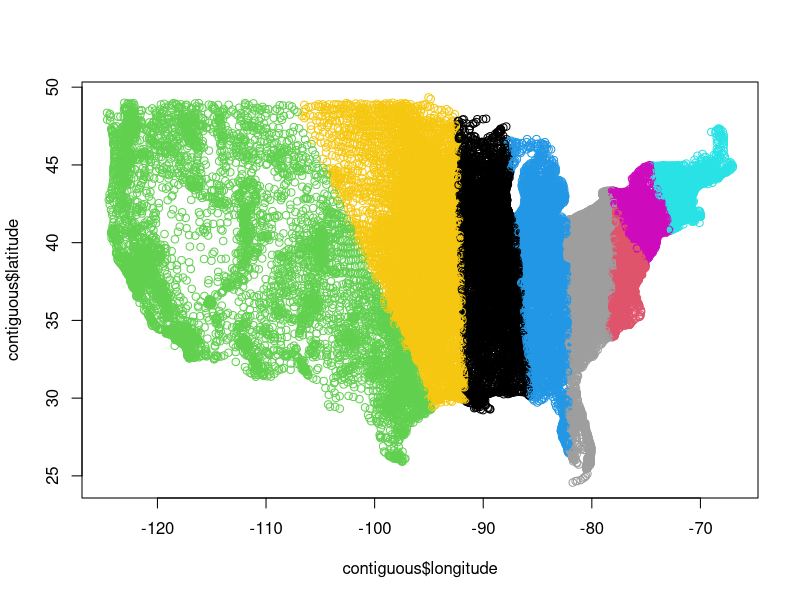

Source code (R):
# Name: Justin Folkerts
# Course: 44-149 Scientific Computing
# Assignment # Project3 Modifying Algorithms and Population Clustering
# Due Date: 4/20/18
# Brief: modifying an alogrithm to solve a problem
# By submitting this, I pledge that the code in this file was written by the author indicated above,
#  and that all assistance from outside sources was correctly attributed in comments.  Additionally, I 
#  agree to abide by the rules expressed in the CSIS Academic Honesty Policy


N <- 8
census <- read.csv('us_census.csv')
#contiguous <- census
contiguous <- census[!census$state %in% c('AK', 'HI', 'PR'), ]

#plot(contiguous$longitude, contiguous$latitude, type='p', col=contiguous$state)

chosen_counties <- sample(1:nrow(contiguous), N)

#print(chosen_counties)

centers <- matrix(0, nrow = N, ncol = 2)

#for (i in 1:N) {
#    centers[i][1] = contiguous[chosen_counties[i],'latitude']
#    centers[i][2] = contiguous$longitude[chosen_counties[i]]
#}

centers[, 1] = contiguous$latitude[chosen_counties]
centers[, 2] = contiguous$longitude[chosen_counties]

#print(centers)

centers_df = contiguous[chosen_counties, 3:4]

#print(contiguous[1,])
#print(centers[1,])

dist_sq <- function(county, center) {
  deltax <- county[1, 'latitude'] - center[1]
  deltay <- county[1, 'longitude'] - center[2]
  deltax ^ 2 + deltay ^ 2
}

#deltax <- contiguous[1, 'latitude'] - centers[1,1]
#deltay <- contiguous[1, 'longitude'] - centers[1,2]
#print(dist_sq(contiguous[1,], centers[1,]))

belongs_to <- rep(0, nrow(contiguous))

# closest cluster
for (county in 1:nrow(contiguous)) {
  closest_center <- 1
  closest_distance <- dist_sq(contiguous[county, ], centers[1, ])
  
  for (cluster in 2:N) {
    d <- dist_sq(contiguous[county, ], centers[cluster, ])
    if (d < closest_distance) {
      closest_distance <- d
      closest_center <- cluster
    }
  }
  belongs_to[county] <- closest_center
}
# print(belongs_to)
plot(contiguous$longitude,
     contiguous$latitude,
     type = 'p',
     col = belongs_to)

clust_of_interest <- contiguous[belongs_to == 1, ]
total_pop <- sum(clust_of_interest$population)
# print(sum(clust_of_interest$population))
new_latitude <-
  sum(clust_of_interest$latitude * clust_of_interest$population) / total_pop
new_longitude <-
  sum(clust_of_interest$longitude * clust_of_interest$population) / total_pop
centers[1, 1] <- new_latitude
centers[1, 2] <- new_longitude
